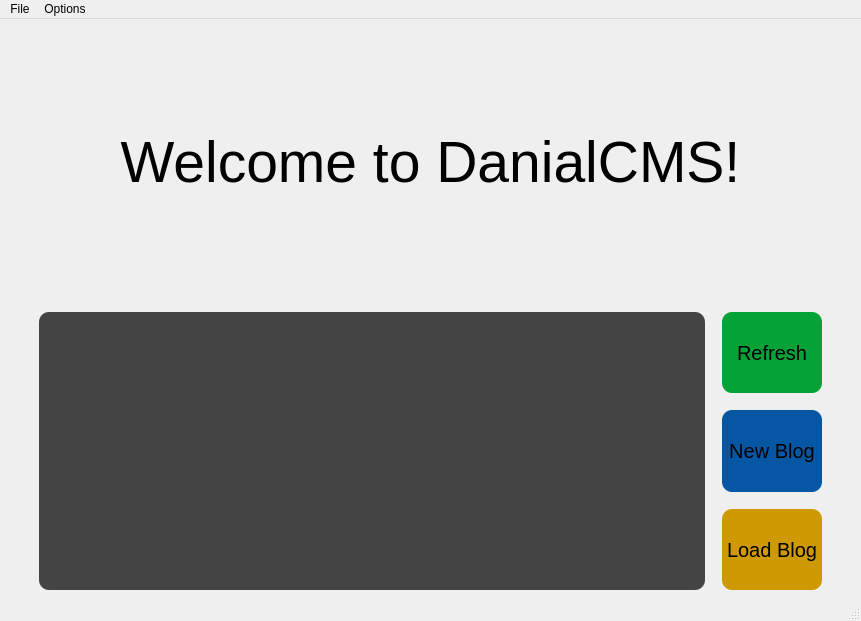
<?xml version="1.0" encoding="UTF-8"?>
<ui version="4.0">
 <class>MainWindow</class>
 <widget class="QMainWindow" name="MainWindow">
  <property name="geometry">
   <rect>
    <x>0</x>
    <y>0</y>
    <width>861</width>
    <height>621</height>
   </rect>
  </property>
  <property name="windowTitle">
   <string>MainWindow</string>
  </property>
  <property name="autoFillBackground">
   <bool>false</bool>
  </property>
  <property name="styleSheet">
   <string notr="true"/>
  </property>
  <widget class="QWidget" name="centralwidget">
   <property name="autoFillBackground">
    <bool>false</bool>
   </property>
   <property name="styleSheet">
    <string notr="true"/>
   </property>
   <layout class="QVBoxLayout" name="verticalLayout_3">
    <item>
     <widget class="QLabel" name="label">
      <property name="sizePolicy">
       <sizepolicy hsizetype="Preferred" vsizetype="MinimumExpanding">
        <horstretch>0</horstretch>
        <verstretch>0</verstretch>
       </sizepolicy>
      </property>
      <property name="maximumSize">
       <size>
        <width>16777215</width>
        <height>16777215</height>
       </size>
      </property>
      <property name="font">
       <font>
        <pointsize>43</pointsize>
       </font>
      </property>
      <property name="styleSheet">
       <string notr="true">background: url(:/bg/background.png);
background-position: bottom;
margin-bottom: 10px;
border-radius: 20px;</string>
      </property>
      <property name="text">
       <string>Welcome to DanialCMS!</string>
      </property>
      <property name="alignment">
       <set>Qt::AlignCenter</set>
      </property>
     </widget>
    </item>
    <item>
     <layout class="QHBoxLayout" name="horizontalLayout">
      <property name="spacing">
       <number>17</number>
      </property>
      <property name="leftMargin">
       <number>30</number>
      </property>
      <property name="rightMargin">
       <number>30</number>
      </property>
      <item>
       <widget class="QListWidget" name="ListBlogs">
        <property name="sizePolicy">
         <sizepolicy hsizetype="MinimumExpanding" vsizetype="Expanding">
          <horstretch>0</horstretch>
          <verstretch>0</verstretch>
         </sizepolicy>
        </property>
        <property name="maximumSize">
         <size>
          <width>16777215</width>
          <height>16777215</height>
         </size>
        </property>
        <property name="styleSheet">
         <string notr="true">background-color: #444;
border-radius:10px;</string>
        </property>
       </widget>
      </item>
      <item>
       <layout class="QVBoxLayout" name="verticalLayout_2">
        <item>
         <widget class="QPushButton" name="Refreshbtn">
          <property name="sizePolicy">
           <sizepolicy hsizetype="Minimum" vsizetype="Expanding">
            <horstretch>0</horstretch>
            <verstretch>0</verstretch>
           </sizepolicy>
          </property>
          <property name="maximumSize">
           <size>
            <width>16777215</width>
            <height>16777215</height>
           </size>
          </property>
          <property name="font">
           <font>
            <pointsize>15</pointsize>
           </font>
          </property>
          <property name="styleSheet">
           <string notr="true">background-color: rgb(5, 163, 55);
border-radius: 10px;
padding: 0px 5px;</string>
          </property>
          <property name="text">
           <string>Refresh</string>
          </property>
         </widget>
        </item>
        <item>
         <widget class="QPushButton" name="NewBlogbtn">
          <property name="sizePolicy">
           <sizepolicy hsizetype="Minimum" vsizetype="Expanding">
            <horstretch>0</horstretch>
            <verstretch>0</verstretch>
           </sizepolicy>
          </property>
          <property name="maximumSize">
           <size>
            <width>16777215</width>
            <height>16777215</height>
           </size>
          </property>
          <property name="font">
           <font>
            <pointsize>15</pointsize>
           </font>
          </property>
          <property name="styleSheet">
           <string notr="true">border-radius: 10px;
padding: 0px 5px;
background-color: rgb(5, 87, 163);</string>
          </property>
          <property name="text">
           <string>New Blog</string>
          </property>
         </widget>
        </item>
        <item>
         <widget class="QPushButton" name="LoadBlogbtn">
          <property name="sizePolicy">
           <sizepolicy hsizetype="Minimum" vsizetype="Expanding">
            <horstretch>0</horstretch>
            <verstretch>0</verstretch>
           </sizepolicy>
          </property>
          <property name="maximumSize">
           <size>
            <width>16777215</width>
            <height>16777215</height>
           </size>
          </property>
          <property name="font">
           <font>
            <pointsize>15</pointsize>
           </font>
          </property>
          <property name="styleSheet">
           <string notr="true">background-color: #cf9904;
border-radius: 10px;
padding: 0px 5px;</string>
          </property>
          <property name="text">
           <string>Load Blog</string>
          </property>
         </widget>
        </item>
       </layout>
      </item>
     </layout>
    </item>
   </layout>
  </widget>
  <widget class="QMenuBar" name="menubar">
   <property name="geometry">
    <rect>
     <x>0</x>
     <y>0</y>
     <width>861</width>
     <height>30</height>
    </rect>
   </property>
   <widget class="QMenu" name="menuFile">
    <property name="title">
     <string>File</string>
    </property>
    <addaction name="actionQuit"/>
    <addaction name="separator"/>
   </widget>
   <widget class="QMenu" name="menuOptions">
    <property name="title">
     <string>Options</string>
    </property>
    <addaction name="actionMr_Ahmadi_Mode_2"/>
   </widget>
   <addaction name="menuFile"/>
   <addaction name="menuOptions"/>
  </widget>
  <widget class="QStatusBar" name="statusbar"/>
  <action name="actionMr_Ahmadi_Mode">
   <property name="text">
    <string>Mr.Ahmadi Mode!</string>
   </property>
  </action>
  <action name="actionQuit">
   <property name="text">
    <string>Quit</string>
   </property>
  </action>
  <action name="actionMr_Ahmadi_Mode_2">
   <property name="text">
    <string>Mr.Ahmadi Mode!</string>
   </property>
  </action>
 </widget>
 <resources>
  <include location="bg.qrc"/>
 </resources>
 <connections/>
</ui>
